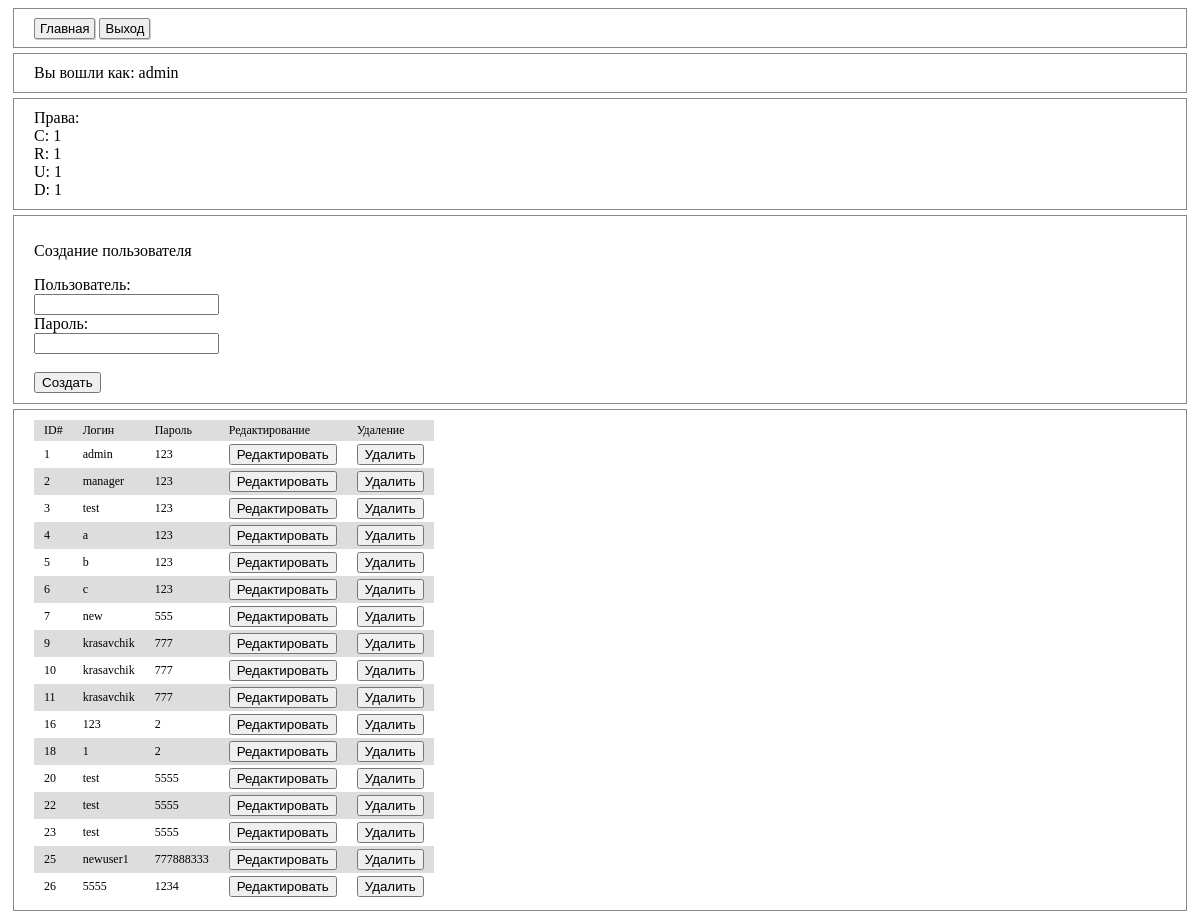
Screenshot of /main (signed in) with the database file from the repository.
### tables this page shows
CREATE TABLE user (
            id INTEGER PRIMARY KEY,
            deleted INTEGER,
            name TEXT,
            pass TEXT
        );

### server.py (the view, shortened to what this page needs)
@app.route("/main", methods=['GET', 'POST', 'DELETE'])
@login_required
def page_main():
    if not current_user.is_authenticated:
        return redirect(url_for('page_auth'))
    op_c = current_user.auth_op('user_c')  # Создание
    op_r = current_user.auth_op('user_r')  # Чтение
    op_u = current_user.auth_op('user_u')  # Обновление
    op_d = current_user.auth_op('user_d')  # Удаление
    db = get_db()
    c = db.cursor()
    list = []
    if op_r:
        list = get_db().cursor().execute("SELECT id, name, pass FROM user WHERE deleted = 0").fetchall()
    return render_template('page-main.html', list=list, op_c=op_c, op_r=op_r, op_u=op_u, op_d=op_d)

### server.py (called while the page is built)
def get_db():
    if 'db' not in g:
        g.db = sqlite3.connect('database.db', check_same_thread=False)
        g.db.row_factory = sqlite3.Row
    return g.db

@login_manager.user_loader
def user_load(user_id):
    user = get_db().cursor().execute("SELECT id, name FROM user WHERE id = ?", ( user_id, )).fetchone()
    if user:
        return User(user[0], user[1])
    return None

    def auth_op(self, op):
        return get_db().cursor().execute("SELECT COUNT(*) FROM role_user INNER JOIN role_op USING(role) WHERE user = ? AND op = (SELECT id FROM rbac_op WHERE name = ?)", (self.id, op)).fetchone()[0]

### templates/page-main.html (shortened to what this page needs)
{% extends "template-main.html" %}
{% block content %}
<div class="s-area">
    Вы вошли как: {{ current_user.username }}
</div>
<div class="s-area">
    Права:<br>
    C: {{ op_c }}<br>
    R: {{ op_r }}<br>
    U: {{ op_u }}<br>
    D: {{ op_d }}
</div>
<div class="s-area">
    <p a>Создание пользователя</p>
    {% if op_c %}
    <form action="/main" method="POST">
        Пользователь:<br>
        <input type="text" value="" id="username" name="username"></input><br>
        Пароль:<br>
        <input type="text" value="" id="password" name="password"></input><br>
        <br>
        <input type="submit" value="Создать"></input>
    </form>
    {% endif %}
</div>
<div class="s-area">
<table>
<tr>
    <td>ID#</td>
    <td>Логин</td>
    <td>Пароль</td>
    {% if op_u %}<td>Редактирование</td>{% endif %}
    {% if op_d %}<td>Удаление</td>{% endif %}
</tr>
{% for item in list %}
<tr id="item_{{ item[0] }}">
    <td>{{ item[0] }}</td>
    <td><div id="item_{{ item[0] }}_name_tx">{{ item[1] }}</div><input type="text" id="item_{{ item[0] }}_name_ed" value="{{ item[1] }}" style="display: none;" /></td>
    <td><div id="item_{{ item[0] }}_pass_tx">{{ item[2] }}</div><input type="text" id="item_{{ item[0] }}_pass_ed" value="{{ item[2] }}" style="display: none;" /></td>
    {% if op_u %}
    <td>
        <input type="button" value="Редактировать" onclick="document.getElementById('pw').style.display='flex'; document.getElementById('ed_id').value = '{{ item[0] }}'; document.getElementById('ed_name').value = '{{ item[1] }}'; document.getElementById('ed_pass').value = '{{ item[2] }}';">
    </td>
    {% endif %}
    {% if op_d %}
    <td>
        <form action="/main" method="POST"><input type="hidden" name="op" value="delete"><input type="hidden" name="id" value="{{ item[0] }}"><input type="submit" value="Удалить" /></form>
    </td>
    {% endif %}
</tr>
{% endfor %}
</div>
{% endblock %}

### templates/template-main.html (shortened to what this page needs)
<!DOCTYPE html>
<html>
<head>
</head>
<body>
    <div class="s-area">
        {% if current_user.is_authenticated %}
            <a href="/" class="button">Главная</a>
            <a href="/exit" class="button">Выход</a>
        {% endif %}
    </div>
    <div class="content">
        {% block content %}{% endblock %}
    </div>
</body>
</html>

### templates/template-main.html (style rules this page uses)
.s-area { margin: 5px; padding: 10px 20px; border: 1px solid #888; }
table { font-size: 12px; font-family: verdana; border-collapse: collapse; }
tr:nth-child(odd) { background-color: #ddd; }
tr:nth-child(even) { background-color: #fff; }
td { padding: 3px 10px; }
.button { padding: 2px 5px; color: #000; background-color: #eee; border: 1px solid #888; border-radius: 2px; box-shadow: 1px 1px #ccc; font-family: Arial, Helvetica, sans-serif; font-size: 13px; text-decoration: none; line-height: 0; cursor: pointer; }

### rows the page displays
user: username "admin", id "1", name "admin", pass "123"
user: id "2", name "manager", pass "123"
user: id "3", name "test", pass "123"
user: id "4", name "a", pass "123"
user: id "5", name "b", pass "123"
user: id "6", name "c", pass "123"
user: id "7", name "new", pass "555"
user: id "9", name "krasavchik", pass "777"
user: id "10", name "krasavchik", pass "777"
user: id "11", name "krasavchik", pass "777"
user: id "16", name "123", pass "2"
user: id "18", name "1", pass "2"
user: id "20", name "test", pass "5555"
user: id "22", name "test", pass "5555"
user: id "23", name "test", pass "5555"
user: id "25", name "newuser1", pass "777888333"
user: id "26", name "5555", pass "1234"

### other values shown
{{ op_c }} "1"
{{ op_r }} "1"
{{ op_u }} "1"
{{ op_d }} "1"
